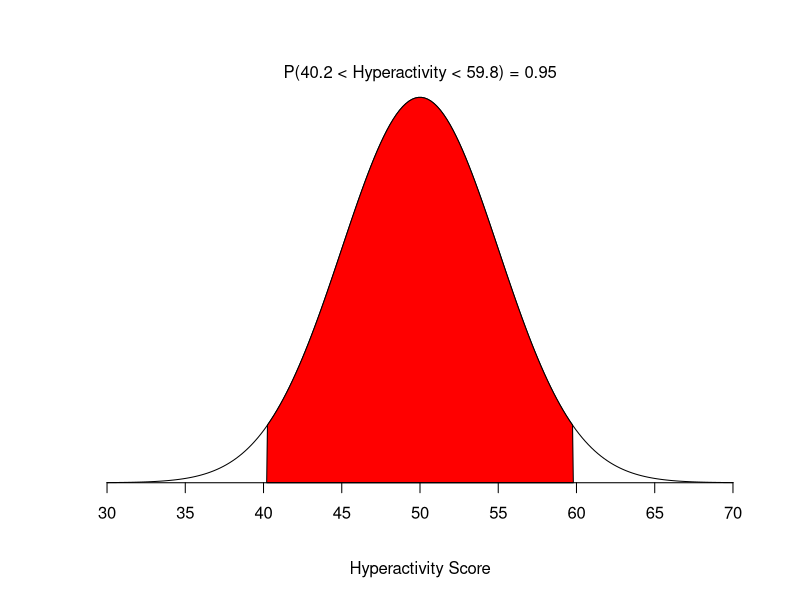
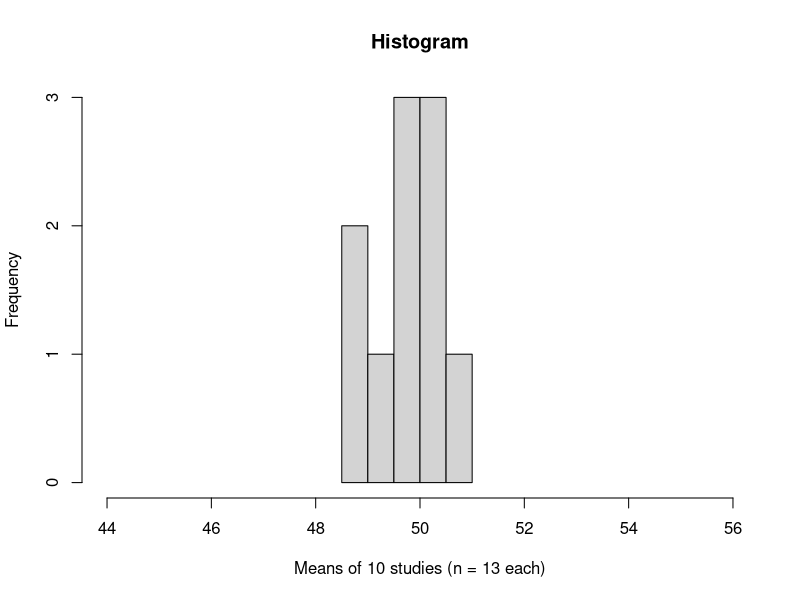
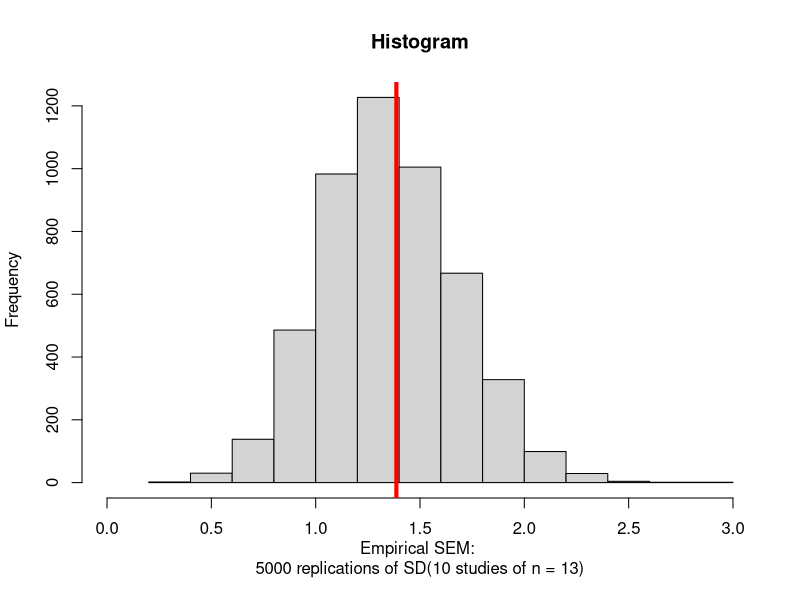
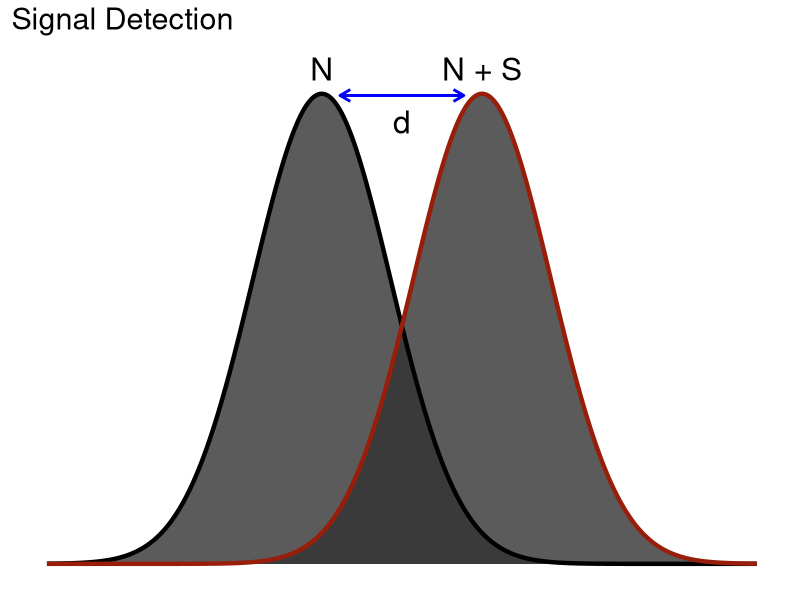
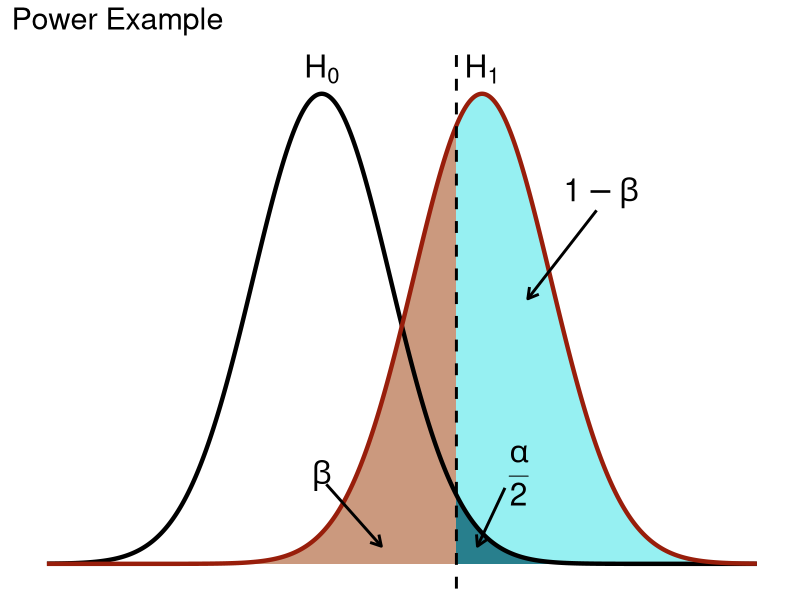
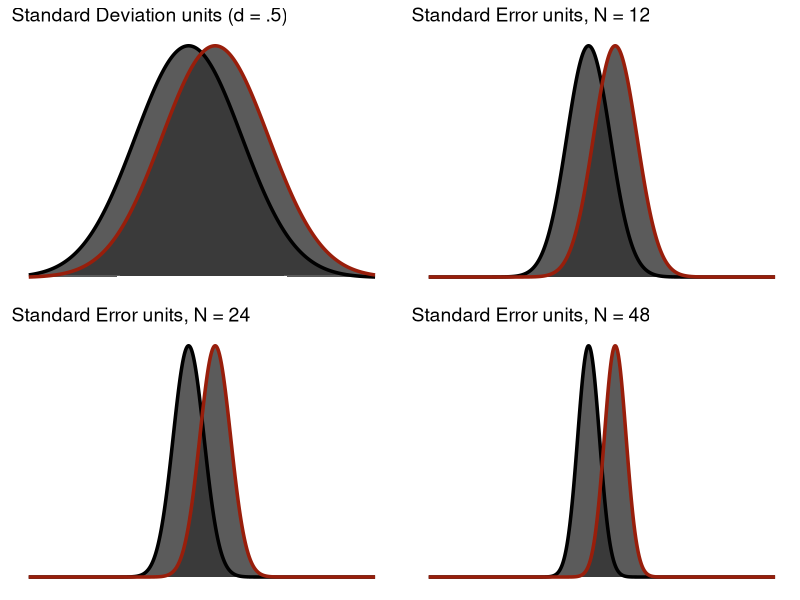
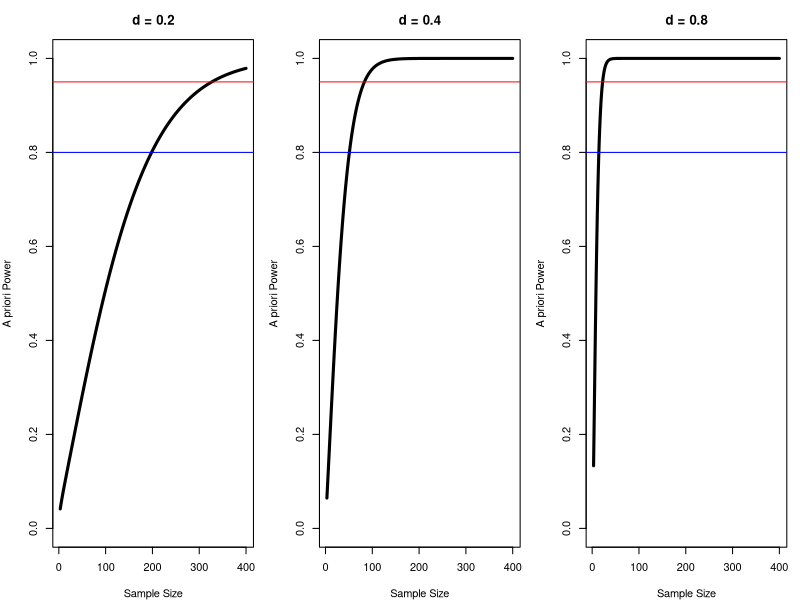
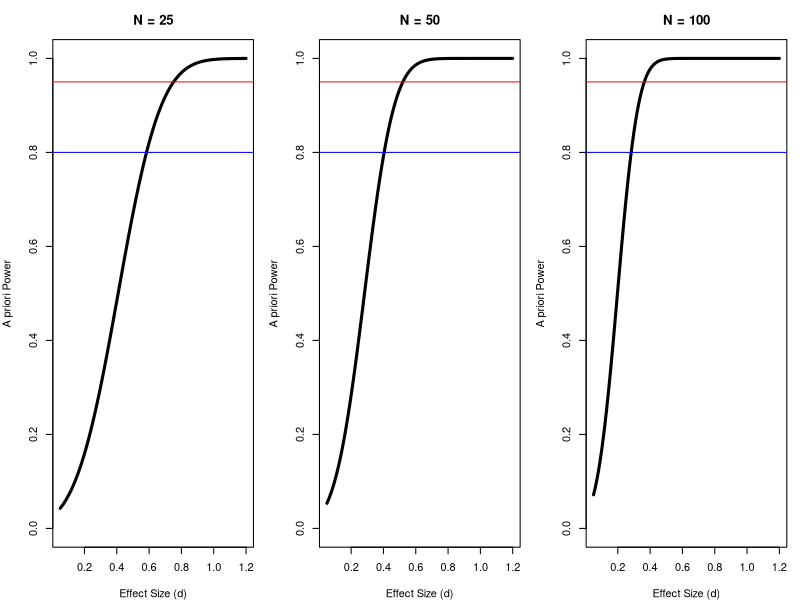

Write the R code that produced these figures, in order.
## ---- chunk 1
knitr::opts_chunk$set(
  echo = TRUE,
  message = FALSE,
  warning = FALSE,
  fig.width = 4.25,
  fig.height = 4.0,
  fig.align = "center",
  fig.pos = "H",
  results = "hold"
)
library(ggplot2)
library(grid)   # for arrow()
## ---- chunk 2
mu <- 50
sigma <- 5
lb <- mu - sigma * 1.96
ub <- mu + sigma * 1.96

x  <- seq(-4, 4, length = 200) * sigma + mu
hx <- dnorm(x, mu, sigma)

plot(x, hx, type = "n", xlab = "Hyperactivity Score", ylab = "",
     main = "", axes = FALSE)

i <- x >= lb & x <= ub
lines(x, hx)
polygon(c(lb, x[i], ub), c(0, hx[i], 0), col = "red")

area <- pnorm(ub, mu, sigma) - pnorm(lb, mu, sigma)
mtext(paste0("P(", round(lb, 2), " < Hyperactivity < ", round(ub, 2), ") = ",
             signif(area, 3)), side = 3)
axis(1, at = seq(30, 70, 5), pos = 0)
## ---- chunk 3
set.seed(543)
N <- 13; M <- 50; SD <- 5; samples <- 10
Sample.Means <- replicate(samples, mean(rnorm(n = N, mean = M, sd = SD)))

hist(Sample.Means,
     main = "Histogram",
     xlab = "Means of 10 studies (n = 13 each)",
     ylab = "Frequency",
     xlim = c(44, 56))
## ---- chunk 4
set.seed(543)
N <- 13; M <- 50; SD <- 5; samples <- 10
Sample.SD <- replicate(5000,
                       sd(replicate(samples, mean(rnorm(n = N, mean = M, sd = SD)))))

hist(Sample.SD,
     main = "Histogram",
     xlab = "Empirical SEM: \n5000 replications of SD(10 studies of n = 13)",
     ylab = "Frequency",
     xlim = c(0, 3))
abline(v = 5/sqrt(13), col = "red", lwd = 4)
## ---- chunk 5
m1 <- 0; sd1 <- 1.5
m2 <- 3.5; sd2 <- 1.5

x <- seq(min(m1 - sd1*4, m2 - sd2*4), max(m1 + sd1*4, m2 + sd2*4), .01)

df1 <- data.frame(x = x, y = dnorm(x, m1, sd1), id = "h0")
df2 <- data.frame(x = x, y = dnorm(x, m2, sd2), id = "h1")
poly <- rbind(df1, df2)

ggplot(poly, aes(x, y, group = id)) +
  geom_polygon(alpha = 0.8, show.legend = FALSE) +
  geom_line(data = df1, aes(x, y, color = "H0"),
            linewidth = 1.5, show.legend = FALSE) +
  geom_line(data = df2, aes(x, y, color = "HA"),
            linewidth = 1.5, show.legend = FALSE) +
  scale_color_manual(values = c("HA" = "#981e0b", "H0" = "black")) +
  annotate("segment", x = m1 + .4, y = 0.265, xend = m2 - .4, yend = 0.265,
           color = "blue", arrow = arrow(length = unit(0.3, "cm")), linewidth = 1) +
  annotate("segment", x = m2 - .4, y = 0.265, xend = m1 + .4, yend = 0.265,
           color = "blue", arrow = arrow(length = unit(0.3, "cm")), linewidth = 1) +
  annotate("text", label = "d", x = (m1 + m2)/2, y = 0.25, size = 8) +
  annotate("text", label = "N", x = m1, y = 0.28, size = 8) +
  annotate("text", label = "N + S", x = m2, y = 0.28, size = 8) +
  ggtitle("Signal Detection") +
  theme(panel.grid = element_blank(),
        panel.background = element_blank(),
        plot.background = element_rect(fill = "#ffffff"),
        axis.text = element_blank(),
        axis.ticks = element_blank(),
        axis.title = element_blank(),
        plot.title = element_text(size = 22))
## ---- chunk 6
m1 <- 0; sd1 <- 1.5
m2 <- 3.5; sd2 <- 1.5

z_crit <- qnorm(1 - (0.05/2), m1, sd1)

x <- seq(min(m1 - sd1*4, m2 - sd2*4), max(m1 + sd1*4, m2 + sd2*4), .01)
df1 <- data.frame(x = x, y = dnorm(x, m1, sd1))
df2 <- data.frame(x = x, y = dnorm(x, m2, sd2))

# alpha polygon
y.poly <- pmin(df1$y, df2$y)
poly1 <- data.frame(x = x, y = y.poly)
poly1 <- poly1[poly1$x >= z_crit, ]
poly1 <- rbind(poly1, c(z_crit, 0))

# beta polygon
poly2 <- df2[df2$x <= z_crit, ]
poly2 <- rbind(poly2, c(z_crit, 0))

# power polygon
poly3 <- df2[df2$x >= z_crit, ]
poly3 <- rbind(poly3, c(z_crit, 0))

poly1$id <- 3; poly2$id <- 2; poly3$id <- 1
poly <- rbind(poly1, poly2, poly3)
poly$id <- factor(poly$id, labels = c("power", "beta", "alpha"))

ggplot(poly, aes(x, y, fill = id, group = id)) +
  geom_polygon(alpha = 0.8, show.legend = FALSE) +
  geom_line(data = df1, aes(x, y, color = "H0", fill = NULL, group = NULL),
            linewidth = 1.5, show.legend = FALSE) +
  geom_line(data = df2, aes(x, y, color = "HA", fill = NULL, group = NULL),
            linewidth = 1.5, show.legend = FALSE) +
  geom_vline(xintercept = z_crit, linewidth = 1, linetype = "dashed") +
  scale_color_manual(values = c("HA" = "#981e0b", "H0" = "black")) +
  scale_fill_manual(values = c("alpha" = "#0d6374",
                               "beta"  = "#be805e",
                               "power" = "#7cecee")) +
  annotate("segment", x = 0.1, y = 0.045, xend = 1.3, yend = 0.01,
           arrow = arrow(length = unit(0.3, "cm")), linewidth = 1) +
  annotate("text", label = "beta", x = 0, y = 0.05, parse = TRUE, size = 8) +
  annotate("segment", x = 4, y = 0.043, xend = 3.4, yend = 0.01,
           arrow = arrow(length = unit(0.3, "cm")), linewidth = 1) +
  annotate("text", label = "frac(alpha,2)", x = 4.3, y = 0.05, parse = TRUE, size = 8) +
  annotate("segment", x = 6, y = 0.2, xend = 4.5, yend = 0.15,
           arrow = arrow(length = unit(0.3, "cm")), linewidth = 1) +
  annotate("text", label = "1-beta", x = 6.1, y = 0.21, parse = TRUE, size = 8) +
  annotate("text", label = "H[0]", x = m1, y = 0.28, parse = TRUE, size = 8) +
  annotate("text", label = "H[1]", x = m2, y = 0.28, parse = TRUE, size = 8) +
  ggtitle("Power Example") +
  theme(panel.grid = element_blank(),
        panel.background = element_blank(),
        plot.background = element_rect(fill = "#ffffff"),
        panel.border = element_blank(),
        axis.line = element_blank(),
        axis.text = element_blank(),
        axis.ticks = element_blank(),
        axis.title = element_blank(),
        plot.title = element_text(size = 22))
## ---- chunk 7
draw_pair <- function(divisor, title) {
  m1 <- 0; m2 <- 0.5
  s  <- 1 / divisor
  x  <- seq(-3, 3.5, .005)
  d1 <- data.frame(x = x, y = dnorm(x, m1, s), id = "h0")
  d2 <- data.frame(x = x, y = dnorm(x, m2, s), id = "h1")
  p  <- rbind(d1, d2)
  ggplot(p, aes(x, y, group = id)) +
    geom_polygon(alpha = 0.8, show.legend = FALSE) +
    geom_line(data = d1, aes(x, y, color = "H0"), linewidth = 1.2, show.legend = FALSE) +
    geom_line(data = d2, aes(x, y, color = "HA"), linewidth = 1.2, show.legend = FALSE) +
    scale_color_manual(values = c("HA" = "#981e0b", "H0" = "black")) +
    ggtitle(title) +
    theme(panel.grid = element_blank(),
          panel.background = element_blank(),
          plot.background = element_rect(fill = "#ffffff"),
          axis.text = element_blank(), axis.ticks = element_blank(),
          axis.title = element_blank(),
          plot.title = element_text(size = 14))
}

p1 <- draw_pair(1,          "Standard Deviation units (d = .5)")
p2 <- draw_pair(sqrt(6),    "Standard Error units, N = 12")
p3 <- draw_pair(sqrt(12),   "Standard Error units, N = 24")
p4 <- draw_pair(sqrt(24),   "Standard Error units, N = 48")

gridExtra::grid.arrange(p1, p2, p3, p4, ncol = 2)
## ---- chunk 8
args(power.t.test)
## ---- chunk 9
set.seed(123)
Population <- rnorm(1e6, mean = 50, sd = 5)

set.seed(42)
kids.1 <- sample(Population, 36, replace = TRUE) + 2

M_kids <- mean(kids.1)
S_kids <- sd(kids.1)
d_kids <- (M_kids - 50) / S_kids

round(c(M = M_kids, SD = S_kids, n = length(kids.1), d = d_kids), 3)
## ---- chunk 10
At.Power.80 <- power.t.test(n = NULL, delta = .4, sd = 1,
                            sig.level = 0.05, power = .80,
                            type = "one.sample",
                            alternative = "two.sided")
At.Power.80
## ---- chunk 11
At.Power.95 <- power.t.test(n = NULL, delta = .4, sd = 1,
                            sig.level = 0.05, power = .95,
                            type = "one.sample",
                            alternative = "two.sided")
ceiling(At.Power.95$n)
## ---- chunk 12
AP.Power.N36 <- power.t.test(n = 36, delta = .4, sd = 1,
                             sig.level = 0.05, power = NULL,
                             type = "one.sample",
                             alternative = "two.sided")
round(AP.Power.N36$power, 3)
## ---- chunk 13
Eff.Power.N36 <- power.t.test(n = 36, delta = NULL, sd = 1,
                              sig.level = 0.05, power = .80,
                              type = "one.sample",
                              alternative = "two.sided")
round(Eff.Power.N36$delta, 3)
## ---- chunk 14
pow_n <- function(nn, dd) {
  power.t.test(n = nn, delta = dd, sd = 1, sig.level = .05,
               type = "one.sample", alternative = "two.sided")$power
}

Nrange <- seq(3, 400, 1)
op <- par(mfrow = c(1, 3), mar = c(4, 4, 3, 1))
for (dd in c(.2, .4, .8)) {
  plot(Nrange, sapply(Nrange, pow_n, dd = dd), type = "l", lwd = 3,
       main = paste0("d = ", dd),
       xlab = "Sample Size", ylab = "A priori Power", ylim = c(0, 1))
  abline(h = .80, col = "blue", lwd = 1)
  abline(h = .95, col = "red",  lwd = 1)
}
par(op)
## ---- chunk 15
pow_d <- function(dd, nn) {
  power.t.test(n = nn, delta = dd, sd = 1, sig.level = .05,
               type = "one.sample", alternative = "two.sided")$power
}

Drange <- seq(.05, 1.2, .01)
op <- par(mfrow = c(1, 3), mar = c(4, 4, 3, 1))
for (nn in c(25, 50, 100)) {
  plot(Drange, sapply(Drange, pow_d, nn = nn), type = "l", lwd = 3,
       main = paste0("N = ", nn),
       xlab = "Effect Size (d)", ylab = "A priori Power", ylim = c(0, 1))
  abline(h = .80, col = "blue", lwd = 1)
  abline(h = .95, col = "red",  lwd = 1)
}
par(op)
## ---- chunk 16
set.seed(343)
n <- 30

CTA.Control      <- rnorm(n, 3, 1)   # regular timing
CTA.Experimental <- rnorm(n, 5, 1)   # every 7 minutes

CTA.t.test <- t.test(CTA.Experimental, CTA.Control)
round(c(t = unname(CTA.t.test$statistic),
        df = unname(CTA.t.test$parameter),
        p = CTA.t.test$p.value), 4)
## ---- chunk 17
M1 <- mean(CTA.Experimental); S1 <- sd(CTA.Experimental)
M2 <- mean(CTA.Control);      S2 <- sd(CTA.Control)

Sp <- sqrt(((n - 1)*S1^2 + (n - 1)*S2^2) / (2*n - 2))
d_cta <- (M1 - M2) / Sp

round(c(M_exp = M1, M_ctl = M2, Sp = Sp, d = d_cta), 3)
## ---- chunk 18
ID.Power.80 <- power.t.test(n = NULL, delta = d_cta, sd = 1,
                            sig.level = 0.05, power = .80,
                            type = "two.sample",
                            alternative = "two.sided")
ceiling(ID.Power.80$n)
## ---- chunk 19
sapply(c(0.2, 0.5, 0.8, d_cta),
       function(dd) ceiling(power.t.test(delta = dd, sd = 1, power = .80,
                                         type = "two.sample")$n))
## ---- chunk 20
hedges_g <- function(d, n1, n2) {
  d * (1 - 3 / (4 * (n1 + n2) - 9))
}

g_cta <- hedges_g(d_cta, n, n)
round(c(d = d_cta, g = g_cta), 4)
## ---- chunk 21
round(sapply(c(5, 10, 20, 50, 200),
             function(k) hedges_g(0.8, k, k)), 4)
## ---- chunk 22
set.seed(343)
n <- 48
participant_effect <- rnorm(n, mean = 0, sd = 1.20)

no_chocolate <- 5.00 + participant_effect + rnorm(n, 0, 0.80)
chocolate    <- 5.75 + participant_effect + rnorm(n, 0, 0.80)

difference <- chocolate - no_chocolate

d_z <- mean(difference) / sd(difference)
round(c(M_diff = mean(difference), SD_diff = sd(difference), d_z = d_z), 3)
## ---- chunk 23
Paired.Power.80 <- power.t.test(n = NULL, delta = d_z, sd = 1,
                                sig.level = 0.05, power = .80,
                                type = "paired",
                                alternative = "two.sided")
ceiling(Paired.Power.80$n)
## ---- chunk 24
n_independent <- ceiling(power.t.test(delta = d_z, sd = 1, power = .80,
                                      sig.level = .05,
                                      type = "two.sample")$n)

n_paired <- ceiling(power.t.test(delta = d_z, sd = 1, power = .80,
                                 sig.level = .05,
                                 type = "paired")$n)

c(independent_per_group = n_independent,
  independent_total     = 2 * n_independent,
  paired_people         = n_paired)
## ---- chunk 25
set.seed(666)
n <- 30
Mozart.Sample <- rnorm(n, 109, 15)
Bach.Sample   <- rnorm(n, 110, 15)

Sp_mb <- sqrt(((n-1)*sd(Mozart.Sample)^2 + (n-1)*sd(Bach.Sample)^2) / (2*n - 2))
Obs.d <- abs(mean(Mozart.Sample) - mean(Bach.Sample)) / Sp_mb
round(Obs.d, 3)
## ---- chunk 26
set.seed(666)

SimD <- function(n) {
  m <- rnorm(n, 109, 15)
  b <- rnorm(n, 110, 15)
  sp <- sqrt(((n-1)*sd(m)^2 + (n-1)*sd(b)^2) / (2*n - 2))
  (mean(m) - mean(b)) / sp
}

D.distro <- replicate(5000, SimD(30))

hist(abs(D.distro),
     main = "Histogram",
     xlab = "Observed Cohen's d: \n5000 replications, N = 30/group, true d = .067",
     ylab = "Frequency",
     xlim = c(0, 1.2))
abline(v = .067, col = "red", lwd = 4)
## ---- chunk 27
# CI for d, using the standard large-sample approximation
d_ci <- function(d, n1, n2) {
  se <- sqrt((n1 + n2)/(n1 * n2) + d^2 / (2 * (n1 + n2)))
  c(lower = d - 1.96 * se, d = d, upper = d + 1.96 * se)
}

published <- d_ci(0.50, 80, 80)
round(published, 3)
## ---- chunk 28
c(powered_for_point_estimate =
    ceiling(power.t.test(delta = 0.50, sd = 1, power = .80,
                         type = "two.sample")$n),
  powered_for_lower_bound =
    ceiling(power.t.test(delta = published["lower"], sd = 1, power = .80,
                         type = "two.sample")$n))
## ---- chunk 29
round(d_ci(0.50, 25, 25), 3)
## ---- chunk 30
simulate_power <- function(n_per_group, true_d, n_sims = 2000, alpha = .05) {
  hits <- replicate(n_sims, {
    g1 <- rnorm(n_per_group, mean = true_d, sd = 1)
    g2 <- rnorm(n_per_group, mean = 0,      sd = 1)
    t.test(g1, g2)$p.value < alpha
  })
  mean(hits)
}

set.seed(343)
simulate_power(n_per_group = 30, true_d = 0.5)

# compare to the closed-form answer
power.t.test(n = 30, delta = 0.5, sd = 1, type = "two.sample")$power
## ---- chunk 31
simulate_power_with_dropout <- function(n_per_group, true_d,
                                        dropout = 0.20, n_sims = 2000) {
  keep <- round(n_per_group * (1 - dropout))
  replicate(n_sims, {
    g1 <- rnorm(keep, mean = true_d, sd = 1)
    g2 <- rnorm(keep, mean = 0,      sd = 1)
    t.test(g1, g2)$p.value < .05
  }) |> mean()
}

set.seed(343)
simulate_power_with_dropout(n_per_group = 30, true_d = 0.5)
